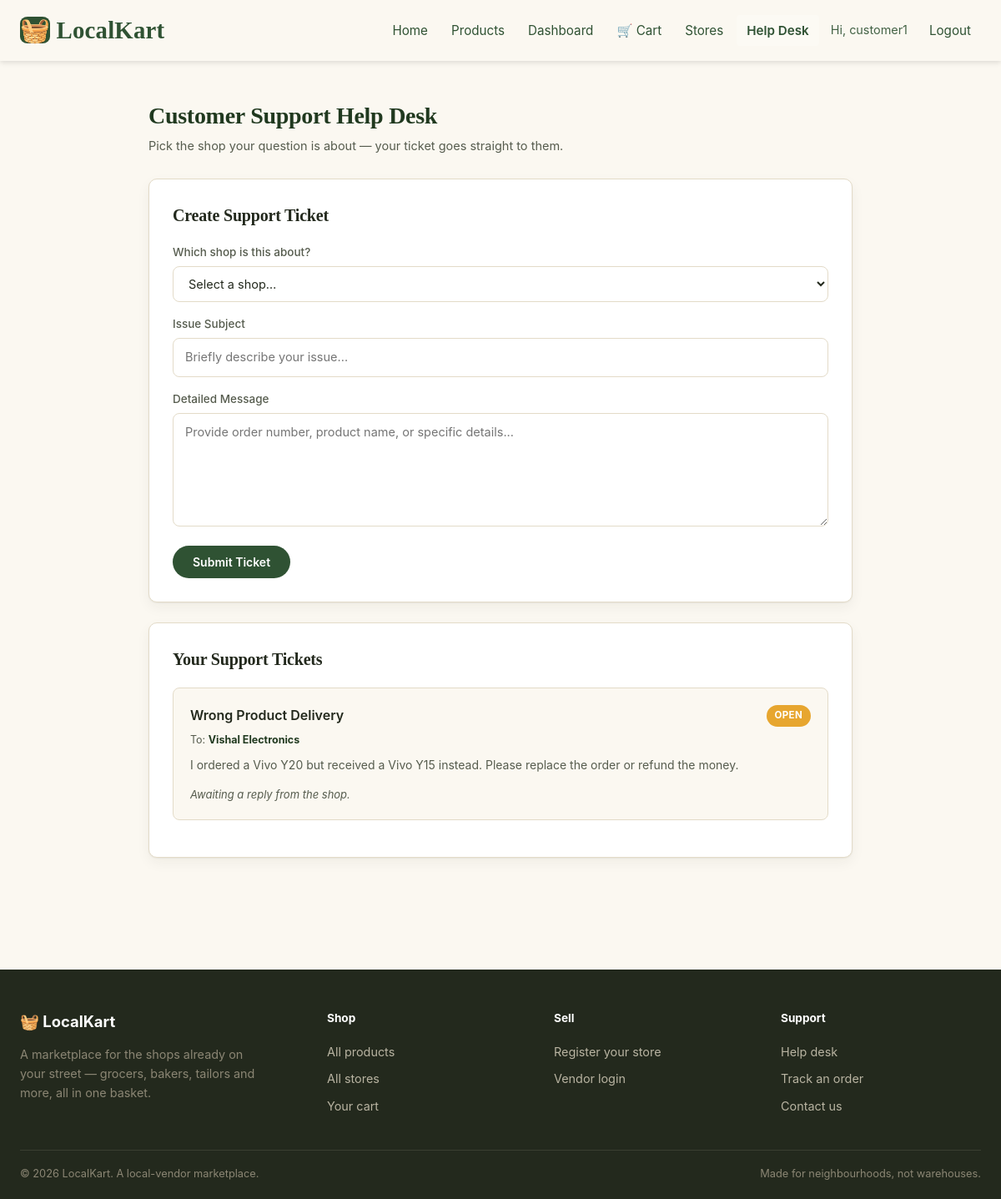
Screenshot of /helpdesk.php (signed in) with the database file from the repository.
### tables this page shows
CREATE TABLE IF NOT EXISTS helpdesk (
    id INT AUTO_INCREMENT PRIMARY KEY,
    user_id INT NOT NULL,
    vendor_id INT NOT NULL,
    subject VARCHAR(150) NOT NULL,
    message TEXT NOT NULL,
    response TEXT,
    status ENUM('open', 'answered', 'closed') DEFAULT 'open',
    created_at TIMESTAMP DEFAULT CURRENT_TIMESTAMP,
    updated_at TIMESTAMP NULL,
    FOREIGN KEY (user_id) REFERENCES users(id) ON DELETE CASCADE,
    FOREIGN KEY (vendor_id) REFERENCES vendors(id) ON DELETE CASCADE
);

CREATE TABLE IF NOT EXISTS vendors (
    id INT AUTO_INCREMENT PRIMARY KEY,
    user_id INT NOT NULL,
    store_name VARCHAR(100) NOT NULL,
    address TEXT,
    verified BOOLEAN DEFAULT FALSE,
    FOREIGN KEY (user_id) REFERENCES users(id) ON DELETE CASCADE
);

### helpdesk.php (the view, shortened to what this page needs)
<?php
require_once 'config.php';
$userId = $_SESSION['user_id'];
$tickets = [];
try {
    $stmt = $pdo->prepare(
        "SELECT h.*, v.store_name
         FROM helpdesk h
         JOIN vendors v ON h.vendor_id = v.id
         WHERE h.user_id = ?
         ORDER BY h.created_at DESC"
    );
    $stmt->execute([$userId]);
    $tickets = $stmt->fetchAll(PDO::FETCH_ASSOC);
} catch (PDOException $e) {
    $error = "Unable to load tickets.";
}
?>
<!DOCTYPE html>
<html lang="en">
<head>
</head>
<body>
<?php include 'partials/header.php'; ?>
<div class="wrap">
    <div class="page-title">
        <h2>Customer Support Help Desk</h2>
        <p>Pick the shop your question is about — your ticket goes straight to them.</p>
    </div>
    <div class="section">
        <h3>Create Support Ticket</h3>
        <form method="POST">
            <label>Which shop is this about?</label>
            <select name="vendor_id" required>
                <option value="">Select a shop…</option>
            </select>
            <label>Issue Subject</label>
            <input type="text" name="subject" placeholder="Briefly describe your issue..." required>
            <label>Detailed Message</label>
            <textarea name="message" rows="5" placeholder="Provide order number, product name, or specific details..." required></textarea>
            <button type="submit" class="btn">Submit Ticket</button>
        </form>
    </div>
    <div class="section">
        <h3>Your Support Tickets</h3>
        <?php if (empty($tickets)): ?>
            <p style="color:var(--ink-soft); font-size:14px;">You haven't submitted any support tickets yet.</p>
        <?php else: ?>
            <?php foreach ($tickets as $i => $ticket): ?>
                <div class="ticket" style="animation-delay:<?= $i * 0.05 ?>s">
                    <div class="ticket-header">
                        <span class="ticket-subject"><?= htmlspecialchars($ticket['subject']) ?></span>
                        <span class="status <?= htmlspecialchars($ticket['status']) ?>">
                            <?= ucfirst($ticket['status']) ?>
                        </span>
                    </div>
                    <div class="ticket-shop">To: <strong><?= htmlspecialchars($ticket['store_name']) ?></strong></div>
                    <div class="ticket-msg"><?= htmlspecialchars($ticket['message']) ?></div>
                    <?php if (!empty($ticket['response'])): ?>
                        <div class="response">
                            <strong><?= htmlspecialchars($ticket['store_name']) ?> replied:</strong>
                            <?= htmlspecialchars($ticket['response']) ?>
                        </div>
                    <?php else: ?>
                        <div class="no-reply">Awaiting a reply from the shop.</div>
                    <?php endif; ?>
                </div>
            <?php endforeach; ?>
        <?php endif; ?>
    </div>
</div>
<?php include 'partials/footer.php'; ?>
</body>
</html>

### helpdesk.php (style rules this page uses)
:root { --paper:#FBF8F1; --paper-alt:#F1E9DA; --ink:#23291D; --ink-soft:#565C4E; --line:#E3DBC8; --moss:#2F5233; --moss-dark:#20391F; --marigold:#E7A62F; --marigold-dark:#C98A1B; --brick:#A63D2F; --white:#FFFFFF; --radius-card:10px; --radius-pill:999px; --shadow-soft: 0 1px 2px rgba(35,41,29,0.06), 0 6px 16px rgba(35,41,29,0.05); }
* { box-sizing:border-box; }
body { margin:0; background:var(--paper); color:var(--ink); font-family:'Inter',sans-serif; line-height:1.55; }
h1,h2,h3,h4 { font-family:'Fraunces',serif; color:var(--ink); margin:0; font-weight:600; letter-spacing:-0.01em; }
p { margin:0; }
.wrap { max-width:900px; margin:0 auto; padding:44px 28px 70px; }
.page-title { margin-bottom:28px; }
.page-title h2 { font-size:28px; color:var(--moss-dark); }
.page-title p { color:var(--ink-soft); font-size:14.5px; margin-top:4px; }
.section { background:var(--white); padding:28px; border-radius:var(--radius-card); border:1px solid var(--line); box-shadow:var(--shadow-soft); margin-bottom:24px; }
.section h3 { font-size:20px; margin-bottom:18px; color:var(--ink); }
label { display:block; font-weight:500; font-size:13.5px; color:var(--ink-soft); margin-bottom:6px; }
input, textarea, select { width:100%; padding:11px 14px; margin-bottom:16px; border-radius:8px; border:1px solid var(--line); font:inherit; font-size:14.5px; background:var(--white); color:var(--ink); transition:border-color .15s, box-shadow .15s; }
.btn { display:inline-flex; align-items:center; justify-content:center; gap:8px; border:none; cursor:pointer; font-family:inherit; font-weight:600; font-size:14px; padding:11px 24px; border-radius:var(--radius-pill); background:var(--moss); color:#fff; transition:background .15s, box-shadow .15s; }
.ticket { background:var(--paper); padding:20px; border-radius:8px; border:1px solid var(--line); margin-bottom:16px; opacity:0; transform:translateY(10px); animation:riseIn .35s ease forwards; }
.ticket-header { display:flex; justify-content:space-between; align-items:flex-start; gap:10px; margin-bottom:6px; flex-wrap:wrap; }
.ticket-subject { font-weight:600; font-size:16px; color:var(--ink); }
.ticket-shop { font-size:12.5px; color:var(--ink-soft); margin-bottom:10px; }
.ticket-shop strong { color:var(--moss-dark); }
.status { padding:4px 10px; border-radius:var(--radius-pill); font-size:11.5px; font-weight:700; text-transform:uppercase; letter-spacing:0.03em; white-space:nowrap; }
.status.open { background:var(--marigold); color:#fff; }
.ticket-msg { color:var(--ink-soft); font-size:14px; margin-bottom:14px; white-space:pre-line; }
.no-reply { font-size:13px; color:var(--ink-soft); font-style:italic; }

### rows the page displays
helpdesk: subject "Wrong Product Delivery", status "OPEN", vendor.store_name "Vishal Electronics", message "I ordered a Vivo Y20 but received a Vivo Y15 instead. Please replace the order or refund the money.", shows "Awaiting a reply from the shop."

### other values shown
$_SESSION['username'] "customer1"
